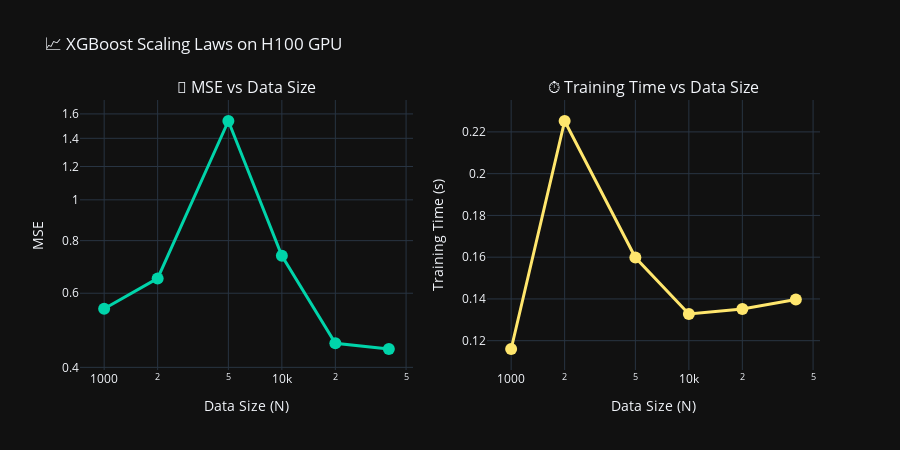

The notebook cell this image was saved under:
### Code cell
# 📈 SCALING LAWS VISUALIZATION

print('📈 Running scaling experiments with GPU XGBoost...')

# Data scaling experiment
data_sizes = [1000, 2000, 5000, 10000, 20000, 40000]
scaling_results = []

X_full = data[:50000, 1:]
y_full = data[:50000, 0]

for n in tqdm(data_sizes, desc='🔬 Data scaling'):
    X = X_full[:n]
    y = y_full[:n]
    X_train, X_test, y_train, y_test = train_test_split(X, y, test_size=0.2, random_state=42)
    
    # GPU model
    model = xgb.XGBRegressor(n_estimators=100, max_depth=6, tree_method='hist', 
                             device='cuda', verbosity=0, random_state=42)
    t0 = time.time()
    model.fit(X_train, y_train)
    train_time = time.time() - t0
    
    y_pred = model.predict(X_test)
    mse = ((y_pred - y_test) ** 2).mean()
    
    scaling_results.append({'n': n, 'mse': mse, 'time': train_time})

# Create scaling visualization
fig = make_subplots(
    rows=1, cols=2,
    subplot_titles=('🎯 MSE vs Data Size', '⏱️ Training Time vs Data Size')
)

ns = [r['n'] for r in scaling_results]
mses = [r['mse'] for r in scaling_results]
times = [r['time'] for r in scaling_results]

# MSE plot (log scale)
fig.add_trace(
    go.Scatter(x=ns, y=mses, mode='lines+markers', name='MSE',
               line=dict(color=GPU_COLOR, width=3), marker=dict(size=12)),
    row=1, col=1
)

# Time plot
fig.add_trace(
    go.Scatter(x=ns, y=times, mode='lines+markers', name='Time',
               line=dict(color=ACCENT_COLOR, width=3), marker=dict(size=12)),
    row=1, col=2
)

fig.update_xaxes(type='log', title_text='Data Size (N)', row=1, col=1)
fig.update_xaxes(type='log', title_text='Data Size (N)', row=1, col=2)
fig.update_yaxes(type='log', title_text='MSE', row=1, col=1)
fig.update_yaxes(title_text='Training Time (s)', row=1, col=2)

fig.update_layout(
    title='📈 XGBoost Scaling Laws on H100 GPU',
    template='plotly_dark',
    height=450,
    showlegend=False
)

fig.show()

# Fit power law
log_n = np.log(ns)
log_mse = np.log(mses)
slope, intercept = np.polyfit(log_n, log_mse, 1)
print(f'\n📊 Scaling Law: MSE ∝ N^{slope:.2f}')
print(f'   (More data = lower error, following power law)')

### Figure 1 — Plotly figure (JSON) as saved in the notebook; plotly's stock layout.template omitted (floating-point values rounded to 4 significant figures)
{"data": [{"line": {"color": "#00D4AA", "width": 3}, "marker": {"size": 12}, "mode": "lines+markers", "name": "MSE", "type": "scatter", "x": [1000, 2000, 5000, 10000, 20000, 40000], "xaxis": "x", "y": [0.551, 0.6506, 1.539, 0.736, 0.4563, 0.4422], "yaxis": "y"}, {"line": {"color": "#FFE66D", "width": 3}, "marker": {"size": 12}, "mode": "lines+markers", "name": "Time", "type": "scatter", "x": [1000, 2000, 5000, 10000, 20000, 40000], "xaxis": "x2", "y": [0.116, 0.2252, 0.1598, 0.1328, 0.1351, 0.1397], "yaxis": "y2"}], "layout": {"annotations": [{"font": {"size": 16}, "showarrow": false, "text": "🎯 MSE vs Data Size", "x": 0.225, "xanchor": "center", "xref": "paper", "y": 1, "yanchor": "bottom", "yref": "paper"}, {"font": {"size": 16}, "showarrow": false, "text": "⏱️ Training Time vs Data Size", "x": 0.775, "xanchor": "center", "xref": "paper", "y": 1, "yanchor": "bottom", "yref": "paper"}], "height": 450, "showlegend": false, "title": {"text": "📈 XGBoost Scaling Laws on H100 GPU"}, "xaxis": {"anchor": "y", "domain": [0, 0.45], "title": {"text": "Data Size (N)"}, "type": "log"}, "xaxis2": {"anchor": "y2", "domain": [0.55, 1], "title": {"text": "Data Size (N)"}, "type": "log"}, "yaxis": {"anchor": "x", "domain": [0, 1], "title": {"text": "MSE"}, "type": "log"}, "yaxis2": {"anchor": "x2", "domain": [0, 1], "title": {"text": "Training Time (s)"}}}}
